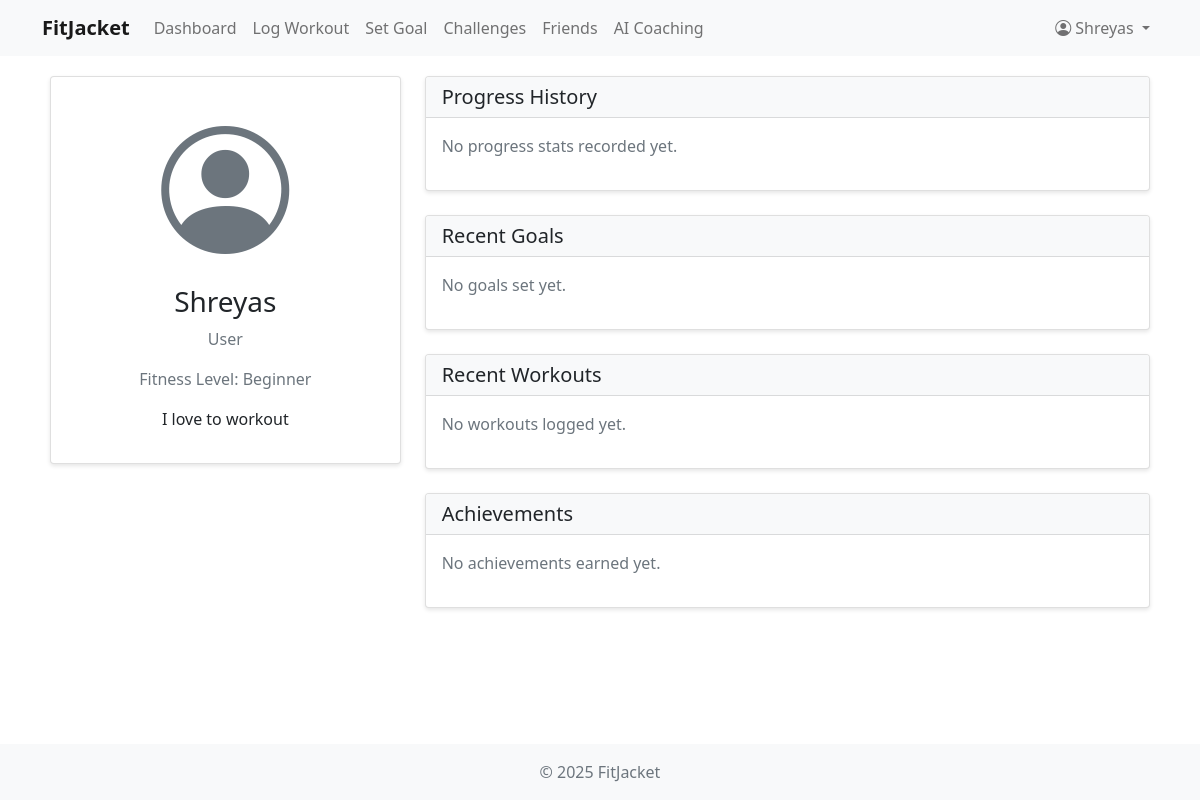
/profile/ (signed in), run on an earlier commit of the app's database.
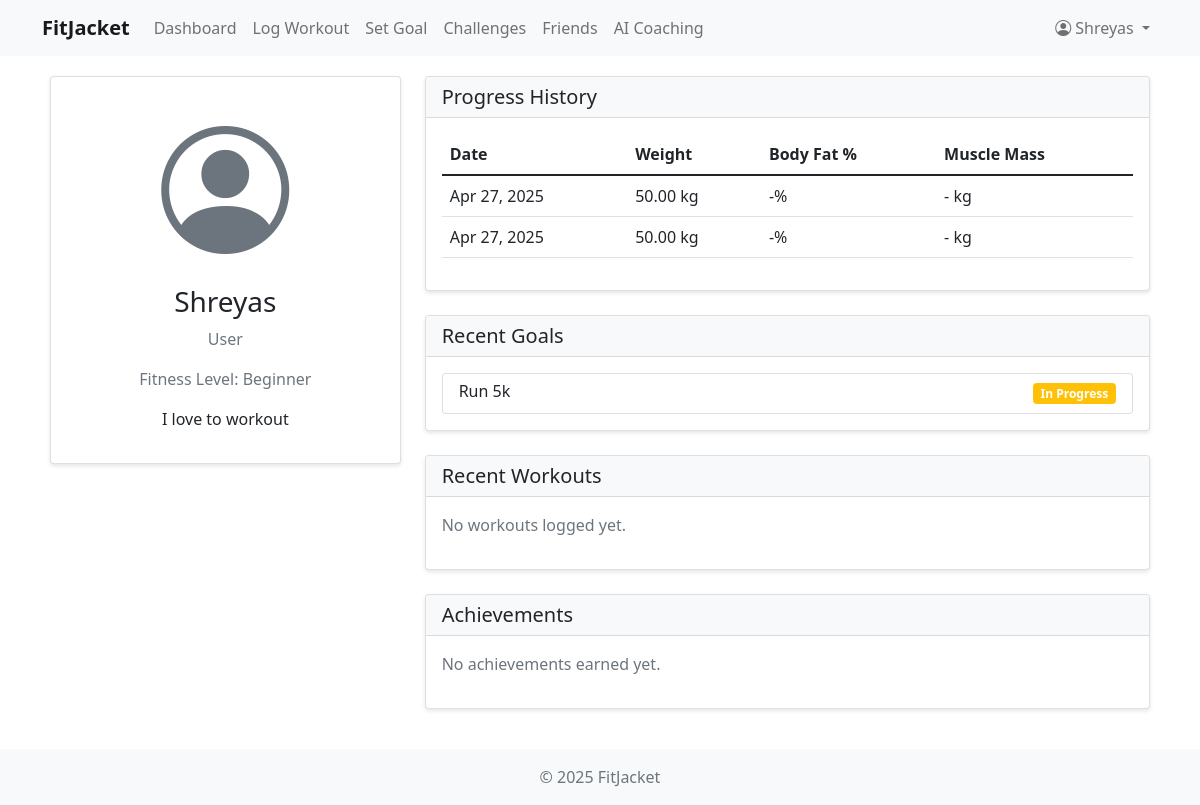
And on a later commit of the database.
### fitness/models.py (models this page shows, shortened)
class ProgressStats(models.Model):
    user = models.ForeignKey(CustomUser, on_delete=models.CASCADE)
    date = models.DateField()
    weight = models.DecimalField(max_digits=5, decimal_places=2, null=True, blank=True)
    body_fat_percentage = models.DecimalField(max_digits=4, decimal_places=2, null=True, blank=True)
    muscle_mass = models.DecimalField(max_digits=5, decimal_places=2, null=True, blank=True)
    notes = models.TextField(blank=True)

class Goal(models.Model):
    user = models.ForeignKey(CustomUser, on_delete=models.CASCADE)
    description = models.TextField()
    created_at = models.DateTimeField(auto_now_add=True)
    target_date = models.DateField(null=True, blank=True)
    is_completed = models.BooleanField(default=False)
    coach_feedback = models.TextField(blank=True, null=True)

### fitness/views.py (the view)
# urls.py: path('profile/', views.profile, name='profile'),
@login_required
def profile(request):
    user = request.user
    goals = Goal.objects.filter(user=user)
    workouts = Workout.objects.filter(user=user)
    achievements = UserAchievement.objects.filter(user=user)
    progress_stats = ProgressStats.objects.filter(user=user).order_by('-date')[:5]
    return render(request, 'fitness/profile.html', {
        'user': user,
        'goals': goals,
        'workouts': workouts,
        'achievements': achievements,
        'progress_stats': progress_stats
    })

### fitness/templates/fitness/profile.html (shortened to what the changed rows need)
{% extends 'fitness/base.html' %}
{% block content %}
<div class="row">
    <div class="col-md-8">
        <div class="card mb-4">
            <div class="card-body">
                {% if progress_stats %}
                    <div class="table-responsive">
                        <table class="table">
                            <thead>
                                <tr>
                                    <th>Date</th>
                                    <th>Weight</th>
                                    <th>Body Fat %</th>
                                    <th>Muscle Mass</th>
                                </tr>
                            </thead>
                            <tbody>
                                {% for stat in progress_stats %}
                                    <tr>
                                        <td>{{ stat.date|date:"M d, Y" }}</td>
                                        <td>{{ stat.weight|default:"-" }} kg</td>
                                        <td>{{ stat.body_fat_percentage|default:"-" }}%</td>
                                        <td>{{ stat.muscle_mass|default:"-" }} kg</td>
                                    </tr>
                                {% endfor %}
                            </tbody>
                        </table>
                    </div>
                {% else %}
                    <p class="text-muted">No progress stats recorded yet.</p>
                {% endif %}
            </div>
        </div>
        <div class="card mb-4">
            <div class="card-body">
                {% if goals %}
                    <div class="list-group">
                        {% for goal in goals|slice:":5" %}
                            <div class="list-group-item">
                                <div class="d-flex justify-content-between align-items-center">
                                    <h6 class="mb-1">{{ goal.description }}</h6>
                                    <span class="badge {% if goal.is_completed %}bg-success{% else %}bg-warning{% endif %}">
                                        {% if goal.is_completed %}Completed{% else %}In Progress{% endif %}
                                    </span>
                                </div>
                            </div>
                        {% endfor %}
                    </div>
                {% else %}
                    <p class="text-muted">No goals set yet.</p>
                {% endif %}
            </div>
        </div>
    </div>
</div>
{% endblock %}

What changed in the data, as far as the page shows it:
added ProgressStats: date "Apr 27, 2025", weight "50.00", body_fat_percentage "-", muscle_mass "-"
added ProgressStats: date "Apr 27, 2025", weight "50.00", body_fat_percentage "-", muscle_mass "-"
added Goal: description "Run 5k", is_completed "In Progress"
Also different on the page:
text no longer shown: "No progress stats recorded yet. No goals set yet."
text now shown: "Date Weight Body Fat % Muscle Mass"
